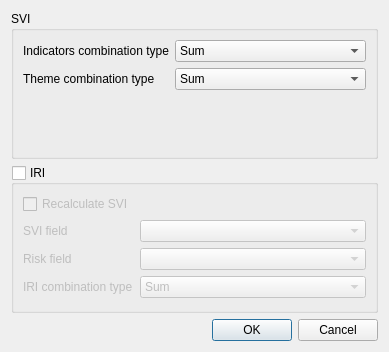
<?xml version="1.0" encoding="UTF-8"?>
<ui version="4.0">
 <class>CalculateIRIDialog</class>
 <widget class="QDialog" name="CalculateIRIDialog">
  <property name="windowModality">
   <enum>Qt::ApplicationModal</enum>
  </property>
  <property name="geometry">
   <rect>
    <x>0</x>
    <y>0</y>
    <width>389</width>
    <height>352</height>
   </rect>
  </property>
  <property name="windowTitle">
   <string>Calculate Indices</string>
  </property>
  <layout class="QVBoxLayout" name="verticalLayout">
   <item>
    <widget class="QGroupBox" name="groupBox">
     <property name="title">
      <string>SVI</string>
     </property>
     <layout class="QFormLayout" name="formLayout">
      <property name="fieldGrowthPolicy">
       <enum>QFormLayout::AllNonFixedFieldsGrow</enum>
      </property>
      <item row="1" column="0">
       <widget class="QLabel" name="label_2">
        <property name="text">
         <string>Indicators combination type</string>
        </property>
       </widget>
      </item>
      <item row="1" column="1">
       <widget class="QComboBox" name="indicators_combination_type">
        <property name="enabled">
         <bool>true</bool>
        </property>
        <item>
         <property name="text">
          <string>Sum</string>
         </property>
        </item>
        <item>
         <property name="text">
          <string>Multiplication</string>
         </property>
        </item>
        <item>
         <property name="text">
          <string>Average</string>
         </property>
        </item>
       </widget>
      </item>
      <item row="3" column="1">
       <widget class="QComboBox" name="themes_combination_type">
        <property name="enabled">
         <bool>true</bool>
        </property>
        <item>
         <property name="text">
          <string>Sum</string>
         </property>
        </item>
        <item>
         <property name="text">
          <string>Multiplication</string>
         </property>
        </item>
        <item>
         <property name="text">
          <string>Average</string>
         </property>
        </item>
       </widget>
      </item>
      <item row="3" column="0">
       <widget class="QLabel" name="label_3">
        <property name="text">
         <string>Theme combination type</string>
        </property>
       </widget>
      </item>
     </layout>
    </widget>
   </item>
   <item>
    <widget class="QGroupBox" name="calculate_iri_check">
     <property name="title">
      <string>IRI</string>
     </property>
     <property name="checkable">
      <bool>true</bool>
     </property>
     <property name="checked">
      <bool>false</bool>
     </property>
     <layout class="QFormLayout" name="formLayout_2">
      <property name="fieldGrowthPolicy">
       <enum>QFormLayout::AllNonFixedFieldsGrow</enum>
      </property>
      <item row="5" column="1">
       <widget class="QComboBox" name="aal_field"/>
      </item>
      <item row="5" column="0">
       <widget class="QLabel" name="label_5">
        <property name="text">
         <string>Risk field</string>
        </property>
       </widget>
      </item>
      <item row="8" column="1">
       <widget class="QComboBox" name="iri_combination_type">
        <item>
         <property name="text">
          <string>Sum</string>
         </property>
        </item>
        <item>
         <property name="text">
          <string>Average</string>
         </property>
        </item>
        <item>
         <property name="text">
          <string>Multiplication</string>
         </property>
        </item>
       </widget>
      </item>
      <item row="8" column="0">
       <widget class="QLabel" name="label">
        <property name="text">
         <string>IRI combination type</string>
        </property>
       </widget>
      </item>
      <item row="4" column="1">
       <widget class="QComboBox" name="svi_field_cbx"/>
      </item>
      <item row="4" column="0">
       <widget class="QLabel" name="label_4">
        <property name="text">
         <string>SVI field</string>
        </property>
       </widget>
      </item>
      <item row="3" column="0">
       <widget class="QCheckBox" name="recalculate_svi_check">
        <property name="text">
         <string>Recalculate SVI</string>
        </property>
        <property name="checked">
         <bool>false</bool>
        </property>
       </widget>
      </item>
     </layout>
    </widget>
   </item>
   <item>
    <widget class="QDialogButtonBox" name="buttonBox">
     <property name="orientation">
      <enum>Qt::Horizontal</enum>
     </property>
     <property name="standardButtons">
      <set>QDialogButtonBox::Cancel|QDialogButtonBox::Ok</set>
     </property>
    </widget>
   </item>
  </layout>
 </widget>
 <resources/>
 <connections>
  <connection>
   <sender>buttonBox</sender>
   <signal>accepted()</signal>
   <receiver>CalculateIRIDialog</receiver>
   <slot>accept()</slot>
   <hints>
    <hint type="sourcelabel">
     <x>248</x>
     <y>254</y>
    </hint>
    <hint type="destinationlabel">
     <x>157</x>
     <y>274</y>
    </hint>
   </hints>
  </connection>
  <connection>
   <sender>buttonBox</sender>
   <signal>rejected()</signal>
   <receiver>CalculateIRIDialog</receiver>
   <slot>reject()</slot>
   <hints>
    <hint type="sourcelabel">
     <x>316</x>
     <y>260</y>
    </hint>
    <hint type="destinationlabel">
     <x>286</x>
     <y>274</y>
    </hint>
   </hints>
  </connection>
 </connections>
</ui>
